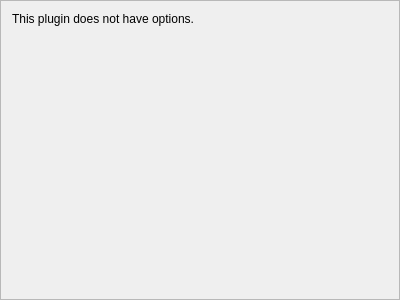
<?xml version="1.0" encoding="UTF-8"?>
<ui version="4.0">
 <class>RfCatSettings</class>
 <widget class="QFrame" name="RfCatSettings">
  <property name="geometry">
   <rect>
    <x>0</x>
    <y>0</y>
    <width>400</width>
    <height>300</height>
   </rect>
  </property>
  <property name="windowTitle">
   <string>Frame</string>
  </property>
  <property name="frameShape">
   <enum>QFrame::StyledPanel</enum>
  </property>
  <property name="frameShadow">
   <enum>QFrame::Raised</enum>
  </property>
  <layout class="QVBoxLayout" name="verticalLayout">
   <item>
    <widget class="QLabel" name="label">
     <property name="text">
      <string>This plugin does not have options.</string>
     </property>
     <property name="wordWrap">
      <bool>true</bool>
     </property>
    </widget>
   </item>
   <item>
    <widget class="QLabel" name="info">
     <property name="font">
      <font>
       <italic>true</italic>
      </font>
     </property>
     <property name="text">
      <string/>
     </property>
    </widget>
   </item>
   <item>
    <spacer name="verticalSpacer">
     <property name="orientation">
      <enum>Qt::Vertical</enum>
     </property>
     <property name="sizeHint" stdset="0">
      <size>
       <width>20</width>
       <height>40</height>
      </size>
     </property>
    </spacer>
   </item>
  </layout>
 </widget>
 <resources/>
 <connections/>
</ui>
